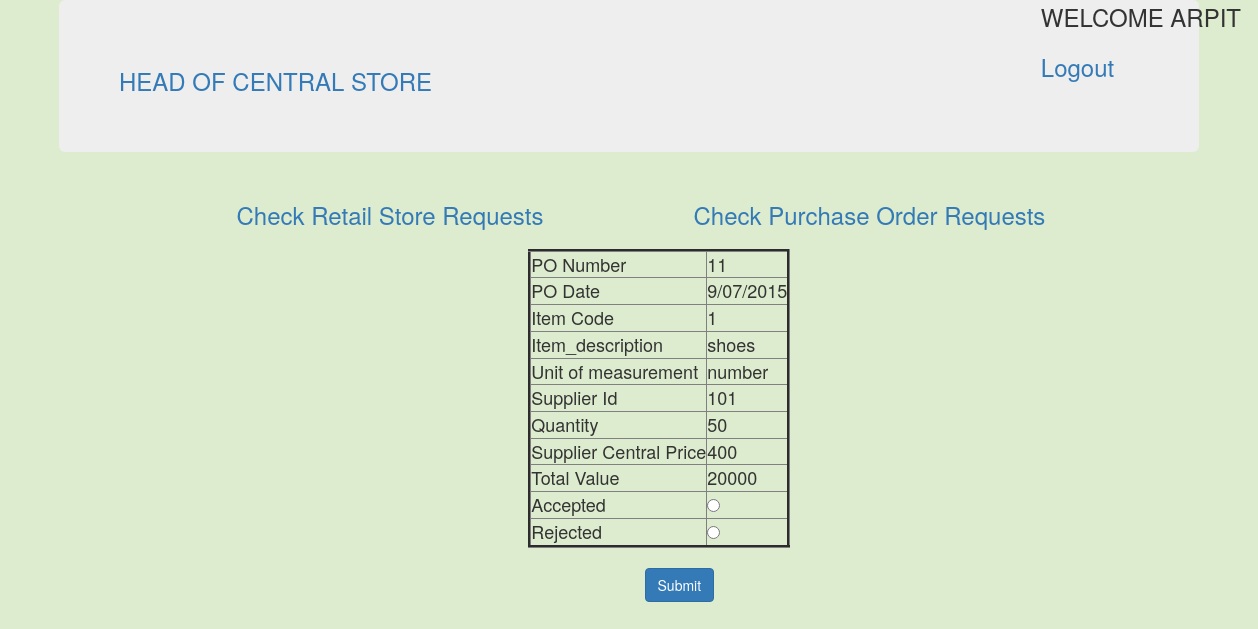
The page /Coding/HeadCentralStore/PurchaseOrderRequest.php (signed in) on the database its author committed.
### tables this page shows
CREATE TABLE IF NOT EXISTS `po` (
  `po_number` int(11) NOT NULL AUTO_INCREMENT,
  `po_date` varchar(100) NOT NULL,
  `item_code` int(11) NOT NULL,
  `supplier_id` int(11) NOT NULL,
  `quantity` int(11) NOT NULL,
  `raised_by` varchar(100) NOT NULL,
  `approved_by` varchar(100) DEFAULT NULL,
  `status` varchar(100) NOT NULL DEFAULT 'pending',
  PRIMARY KEY (`po_number`)
);

CREATE TABLE IF NOT EXISTS `item` (
  `item_code` int(11) NOT NULL,
  `item_desc` varchar(100) NOT NULL,
  `unit_of_measure` varchar(100) NOT NULL,
  `central_retail_price` int(11) NOT NULL,
  `supplier_central_price` int(11) NOT NULL
);

### Coding/admin/session.php (called while the page is built, shortened)
<?php
 function getdetail($feild)
 {
   $query = "SELECT `$feild` FROM `login` WHERE `employee_id` = '".$_SESSION['employee_id']."'";
   require 'connection.php';
   if($run=mysqli_query($server,$query)){
     $row=mysqli_fetch_assoc($run);
     $result=$row[$feild];
     return $result;
     }
   }
?>

### Coding/HeadCentralStore/PurchaseOrderRequest.php (the view, shortened to what this page needs)
<!DOCTYPE html>
<html lang="en">
  <head>
    <link href="css/bootstrap.min.css" rel="stylesheet">
    <link href="css/style.css" rel="stylesheet">
  </head>
<?php
include 'HeadCentralStore.php';
$query = "SELECT * FROM po";
 if($run=mysqli_query($server,$query)){
 	while($row=mysqli_fetch_assoc($run)){
 		$po_number = $row['po_number'];
 		$po_date = $row['po_date'];
 		$item_code= $row['item_code'];
 		$supplier_id = $row['supplier_id'];
 		$quantity = $row['quantity'];
 	}
 }
$query_two = "SELECT * FROM item";
 if($run_two=mysqli_query($server,$query_two)){
 	while($row_two=mysqli_fetch_assoc($run_two)){
 		$item_code = $row_two['item_code'];
 		$item_desc = $row_two['item_desc'];
 		$unit_of_measure= $row_two['unit_of_measure'];
 		$supplier_central_price = $row_two['supplier_central_price'];
 	}
 }
$total = $quantity * $supplier_central_price;
?>
<boby>
<div class="left-box">
<form action="PurchaseOrderRequest.php" method="POST">
<table border="3" style="left:38%; position:relative;">
<tr>
	<td>PO Number</td>
	<td><?php echo $po_number; ?></td>
</tr>
<tr>
	<td>PO Date</td>
	<td><?php echo $po_date; ?></td>
</tr>
<tr>
	<td>Item Code</td>
	<td><?php echo $item_code; ?></td>
</tr>
<tr>
	<td>Item_description</td>
	<td><?php echo $item_desc; ?></td>
</tr>
<tr>
	<td>Unit of measurement</td>
	<td><?php echo $unit_of_measure; ?></td>
</tr>
<tr>
	<td>Supplier Id</td>
	<td><?php echo $supplier_id; ?></td>
</tr>
<tr>
	<td>Quantity</td>
	<td><?php echo $quantity; ?></td>
</tr>
<tr>
	<td>Supplier Central Price</td>
	<td><?php echo $supplier_central_price; ?></td>
</tr>
<tr>
	<td>Total Value</td>
	<td><?php echo $total; ?></td>
</tr>
<tr>
	<td>Accepted</td>
	<td><input type="radio" name="accept_reject" id="accept" value="accept" /></td>
</tr>
<tr>
	<td>Rejected</td>
	<td><input type="radio" name="accept_reject" id="reject" value="reject"/></td>
</tr>
</table>
<br>
<center><input type="submit" value="Submit" name="submit" class="btn btn-primary"></center>
</form>
</div>
</boby>
</html>

### Coding/HeadCentralStore/HeadCentralStore.php (shortened to what this page needs)
<!DOCTYPE html>
<html lang="en">
  <head>
    <link href="../css/bootstrap.min.css" rel="stylesheet">
    <link href="../css/style.css" rel="stylesheet">
  </head>
  <?php
include '../admin/session.php';
include '../admin/connection.php';
 if(isset($_SESSION['employee_id'])&& !empty($_SESSION['employee_id'])){
     $name1=getdetail('employee_name');
     $name_upper = strtoupper($name1);
    echo "<div class ='logout'><font size = '5' style='position: absolute; right: 17px;' >WELCOME
    $name_upper<br><li><h3><a href='../admin/logout.php'>Logout</a></li></font></div>";
  } else{
   header('location:../login.php');
   }
?>
<body>
<div class="container">
    <div class="jumbotron"><h3><a href="HeadCentralStore.php">HEAD OF CENTRAL STORE</a></h3></div>
</div>
<div class="left-box">
<ul>
      <li>  <a href="RetailStoreRequest.php"><h3> Check Retail Store Requests</h3></a></li>
     <li> <a href="PurchaseOrderRequest.php"><h3>Check Purchase Order Requests </h3></a></li>
      </ul>
</div>
</body>
</html>

### Coding/css/style.css (style rules this page uses)
body { background-color:#DDECCE; }
.logout li { display: inherit; }
.left-box { width: 100%; left: 4%; position: relative; }
.left-box ul li { display: inline-flex; margin-left: 12%; }
td, label { font-size: 25px; }
table td { font-size: 18px; }

### rows shown on the page
po: po_number "11", po_date "9/07/2015", supplier "101", quantity "50", quantity.supplier_central_price "20000"
item: item_code "1", item_desc "shoes", unit_of_measure "number", supplier_central_price "400"

### other values the page prints
$name_upper "ARPIT"
